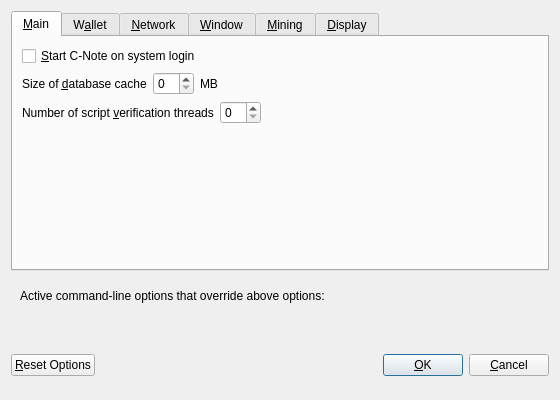
<?xml version="1.0" encoding="UTF-8"?>
<ui version="4.0">
 <class>OptionsDialog</class>
 <widget class="QDialog" name="OptionsDialog">
  <property name="geometry">
   <rect>
    <x>0</x>
    <y>0</y>
    <width>560</width>
    <height>400</height>
   </rect>
  </property>
  <property name="windowTitle">
   <string>Options</string>
  </property>
  <property name="modal">
   <bool>true</bool>
  </property>
  <layout class="QVBoxLayout" name="verticalLayout">
   <item>
    <widget class="QTabWidget" name="tabWidget">
     <property name="currentIndex">
      <number>0</number>
     </property>
     <widget class="QWidget" name="tabMain">
      <attribute name="title">
       <string>&amp;Main</string>
      </attribute>
      <layout class="QVBoxLayout" name="verticalLayout_Main">
       <item>
        <widget class="QCheckBox" name="bitcoinAtStartup">
         <property name="toolTip">
          <string>Automatically start C-Note after logging in to the system.</string>
         </property>
         <property name="text">
          <string>&amp;Start C-Note on system login</string>
         </property>
        </widget>
       </item>
       <item>
        <layout class="QHBoxLayout" name="horizontalLayout_2_Main">
         <item>
          <widget class="QLabel" name="databaseCacheLabel">
           <property name="text">
            <string>Size of &amp;database cache</string>
           </property>
           <property name="textFormat">
            <enum>Qt::PlainText</enum>
           </property>
           <property name="buddy">
            <cstring>databaseCache</cstring>
           </property>
          </widget>
         </item>
         <item>
          <widget class="QSpinBox" name="databaseCache"/>
         </item>
         <item>
          <widget class="QLabel" name="databaseCacheUnitLabel">
           <property name="text">
            <string>MB</string>
           </property>
           <property name="textFormat">
            <enum>Qt::PlainText</enum>
           </property>
          </widget>
         </item>
         <item>
          <spacer name="horizontalSpacer_2_Main">
           <property name="orientation">
            <enum>Qt::Horizontal</enum>
           </property>
           <property name="sizeHint" stdset="0">
            <size>
             <width>40</width>
             <height>20</height>
            </size>
           </property>
          </spacer>
         </item>
        </layout>
       </item>
       <item>
        <layout class="QHBoxLayout" name="horizontalLayout_3_Main">
         <item>
          <widget class="QLabel" name="threadsScriptVerifLabel">
           <property name="text">
            <string>Number of script &amp;verification threads</string>
           </property>
           <property name="textFormat">
            <enum>Qt::PlainText</enum>
           </property>
           <property name="buddy">
            <cstring>threadsScriptVerif</cstring>
           </property>
          </widget>
         </item>
         <item>
          <widget class="QSpinBox" name="threadsScriptVerif">
           <property name="toolTip">
            <string>(0 = auto, &lt;0 = leave that many cores free)</string>
           </property>
          </widget>
         </item>
         <item>
          <spacer name="horizontalSpacer_3_Main">
           <property name="orientation">
            <enum>Qt::Horizontal</enum>
           </property>
           <property name="sizeHint" stdset="0">
            <size>
             <width>40</width>
             <height>20</height>
            </size>
           </property>
          </spacer>
         </item>
        </layout>
       </item>
       <item>
        <spacer name="verticalSpacer_Main">
         <property name="orientation">
          <enum>Qt::Vertical</enum>
         </property>
         <property name="sizeHint" stdset="0">
          <size>
           <width>20</width>
           <height>40</height>
          </size>
         </property>
        </spacer>
       </item>
      </layout>
     </widget>
     <widget class="QWidget" name="tabWallet">
      <attribute name="title">
       <string>W&amp;allet</string>
      </attribute>
      <layout class="QVBoxLayout" name="verticalLayout_Wallet">
       <item>
        <widget class="QLabel" name="transactionFeeInfoLabel">
         <property name="text">
          <string>Optional transaction fee per kB that helps make sure your transactions are processed quickly. Most transactions are 1 kB.</string>
         </property>
         <property name="textFormat">
          <enum>Qt::PlainText</enum>
         </property>
         <property name="wordWrap">
          <bool>true</bool>
         </property>
        </widget>
       </item>
       <item>
        <layout class="QHBoxLayout" name="horizontalLayout_1_Wallet">
         <item>
          <widget class="QLabel" name="transactionFeeLabel">
           <property name="text">
            <string>Pay transaction &amp;fee</string>
           </property>
           <property name="textFormat">
            <enum>Qt::PlainText</enum>
           </property>
           <property name="buddy">
            <cstring>transactionFee</cstring>
           </property>
          </widget>
         </item>
         <item>
          <widget class="BitcoinAmountField" name="transactionFee"/>
         </item>
         <item>
          <spacer name="horizontalSpacer_1_Wallet">
           <property name="orientation">
            <enum>Qt::Horizontal</enum>
           </property>
           <property name="sizeHint" stdset="0">
            <size>
             <width>40</width>
             <height>20</height>
            </size>
           </property>
          </spacer>
         </item>
        </layout>
       </item>
       <item>
        <spacer name="verticalSpacer_Wallet">
         <property name="orientation">
          <enum>Qt::Vertical</enum>
         </property>
         <property name="sizeHint" stdset="0">
          <size>
           <width>20</width>
           <height>40</height>
          </size>
         </property>
        </spacer>
       </item>
       <item>
        <widget class="QGroupBox" name="groupBox">
         <property name="title">
          <string>Expert</string>
         </property>
         <layout class="QVBoxLayout" name="verticalLayout_2">
          <item>
           <widget class="QCheckBox" name="coinControlFeatures">
            <property name="toolTip">
             <string>Whether to show coin control features or not.</string>
            </property>
            <property name="text">
             <string>Enable coin &amp;control features</string>
            </property>
           </widget>
          </item>
          <item>
           <widget class="QCheckBox" name="spendZeroConfChange">
            <property name="toolTip">
             <string>If you disable the spending of unconfirmed change, the change from a transaction cannot be used until that transaction has at least one confirmation. This also affects how your balance is computed.</string>
            </property>
            <property name="text">
             <string>&amp;Spend unconfirmed change</string>
            </property>
           </widget>
          </item>
         </layout>
        </widget>
       </item>
      </layout>
     </widget>
     <widget class="QWidget" name="tabNetwork">
      <attribute name="title">
       <string>&amp;Network</string>
      </attribute>
      <layout class="QVBoxLayout" name="verticalLayout_Network">
       <item>
        <widget class="QCheckBox" name="mapPortUpnp">
         <property name="toolTip">
          <string>Automatically open the C-Note client port on the router. This only works when your router supports UPnP and it is enabled.</string>
         </property>
         <property name="text">
          <string>Map port using &amp;UPnP</string>
         </property>
        </widget>
       </item>
       <item>
        <widget class="QCheckBox" name="connectSocks">
         <property name="toolTip">
          <string>Connect to the C-Note network through a SOCKS proxy.</string>
         </property>
         <property name="text">
          <string>&amp;Connect through SOCKS proxy (default proxy):</string>
         </property>
        </widget>
       </item>
       <item>
        <layout class="QHBoxLayout" name="horizontalLayout_1_Network">
         <item>
          <widget class="QLabel" name="proxyIpLabel">
           <property name="text">
            <string>Proxy &amp;IP:</string>
           </property>
           <property name="textFormat">
            <enum>Qt::PlainText</enum>
           </property>
           <property name="buddy">
            <cstring>proxyIp</cstring>
           </property>
          </widget>
         </item>
         <item>
          <widget class="QValidatedLineEdit" name="proxyIp">
           <property name="minimumSize">
            <size>
             <width>140</width>
             <height>0</height>
            </size>
           </property>
           <property name="maximumSize">
            <size>
             <width>140</width>
             <height>16777215</height>
            </size>
           </property>
           <property name="toolTip">
            <string>IP address of the proxy (e.g. IPv4: 127.0.0.1 / IPv6: ::1)</string>
           </property>
          </widget>
         </item>
         <item>
          <widget class="QLabel" name="proxyPortLabel">
           <property name="text">
            <string>&amp;Port:</string>
           </property>
           <property name="textFormat">
            <enum>Qt::PlainText</enum>
           </property>
           <property name="buddy">
            <cstring>proxyPort</cstring>
           </property>
          </widget>
         </item>
         <item>
          <widget class="QLineEdit" name="proxyPort">
           <property name="minimumSize">
            <size>
             <width>55</width>
             <height>0</height>
            </size>
           </property>
           <property name="maximumSize">
            <size>
             <width>55</width>
             <height>16777215</height>
            </size>
           </property>
           <property name="toolTip">
            <string>Port of the proxy (e.g. 9050)</string>
           </property>
          </widget>
         </item>
         <item>
          <widget class="QLabel" name="socksVersionLabel">
           <property name="text">
            <string>SOCKS &amp;Version:</string>
           </property>
           <property name="textFormat">
            <enum>Qt::PlainText</enum>
           </property>
           <property name="buddy">
            <cstring>socksVersion</cstring>
           </property>
          </widget>
         </item>
         <item>
          <widget class="QValueComboBox" name="socksVersion">
           <property name="toolTip">
            <string>SOCKS version of the proxy (e.g. 5)</string>
           </property>
          </widget>
         </item>
         <item>
          <spacer name="horizontalSpacer_1_Network">
           <property name="orientation">
            <enum>Qt::Horizontal</enum>
           </property>
           <property name="sizeHint" stdset="0">
            <size>
             <width>40</width>
             <height>20</height>
            </size>
           </property>
          </spacer>
         </item>
        </layout>
       </item>
       <item>
        <spacer name="verticalSpacer_Network">
         <property name="orientation">
          <enum>Qt::Vertical</enum>
         </property>
         <property name="sizeHint" stdset="0">
          <size>
           <width>20</width>
           <height>40</height>
          </size>
         </property>
        </spacer>
       </item>
      </layout>
     </widget>
     <widget class="QWidget" name="tabWindow">
      <attribute name="title">
       <string>&amp;Window</string>
      </attribute>
      <layout class="QVBoxLayout" name="verticalLayout_Window">
       <item>
        <widget class="QCheckBox" name="minimizeToTray">
         <property name="toolTip">
          <string>Show only a tray icon after minimizing the window.</string>
         </property>
         <property name="text">
          <string>&amp;Minimize to the tray instead of the taskbar</string>
         </property>
        </widget>
       </item>
       <item>
        <widget class="QCheckBox" name="minimizeOnClose">
         <property name="toolTip">
          <string>Minimize instead of exit the application when the window is closed. When this option is enabled, the application will be closed only after selecting Quit in the menu.</string>
         </property>
         <property name="text">
          <string>M&amp;inimize on close</string>
         </property>
        </widget>
       </item>
       <item>
        <spacer name="verticalSpacer_Window">
         <property name="orientation">
          <enum>Qt::Vertical</enum>
         </property>
         <property name="sizeHint" stdset="0">
          <size>
           <width>20</width>
           <height>40</height>
          </size>
         </property>
        </spacer>
       </item>
      </layout>
     </widget>
     
     <widget class="QWidget" name="tabMining">
      <attribute name="title">
       <string>&amp;Mining</string>
      </attribute>
      <layout class="QVBoxLayout" name="verticalLayout_Mining">
      
       <item>
        <widget class="QCheckBox" name="checkboxMiningEnabled">
         <property name="toolTip">
          <string>&lt;html&gt;&lt;head/&gt;&lt;body&gt;&lt;p&gt;Whether to enabled C-Note mining by default.&lt;/p&gt;&lt;/body&gt;&lt;/html&gt;</string>
         </property>
         <property name="text">
          <string>&amp;Mining enabled</string>
         </property>
        </widget>
       </item>
       
       <item>
        <layout class="QHBoxLayout" name="horizontalLayout_2_Mining">        
         <item>
          <widget class="QLabel" name="labelMiningProcLimit">
           <property name="text">
            <string>&amp;Mining limit:</string>
           </property>
           <property name="textFormat">
            <enum>Qt::PlainText</enum>
           </property>
           <property name="buddy">
            <cstring>comboMiningProcLimit</cstring>
           </property>
          </widget>
         </item>
         <item>
          <widget class="QValueComboBox" name="comboMiningProcLimit">
           <property name="toolTip">
            <string>Choose the default mining intensity.</string>
           </property>
          </widget>
         </item>
        </layout>
       </item>
       <item>
        <spacer name="verticalSpacer_Display">
         <property name="orientation">
          <enum>Qt::Vertical</enum>
         </property>
         <property name="sizeHint" stdset="0">
          <size>
           <width>20</width>
           <height>40</height>
          </size>
         </property>
        </spacer>
       </item>
       
      </layout>
     </widget>
     
     
     <widget class="QWidget" name="tabDisplay">
      <attribute name="title">
       <string>&amp;Display</string>
      </attribute>
      <layout class="QVBoxLayout" name="verticalLayout_Display">
       <item>
        <layout class="QHBoxLayout" name="horizontalLayout_1_Display">
         <item>
          <widget class="QLabel" name="langLabel">
           <property name="text">
            <string>User Interface &amp;language:</string>
           </property>
           <property name="textFormat">
            <enum>Qt::PlainText</enum>
           </property>
           <property name="buddy">
            <cstring>lang</cstring>
           </property>
          </widget>
         </item>
         <item>
          <widget class="QValueComboBox" name="lang">
           <property name="toolTip">
            <string>The user interface language can be set here. This setting will take effect after restarting C-Note.</string>
           </property>
          </widget>
         </item>
        </layout>
       </item>
       <item>
        <layout class="QHBoxLayout" name="horizontalLayout_2_Display">
         <item>
          <widget class="QLabel" name="unitLabel">
           <property name="text">
            <string>&amp;Unit to show amounts in:</string>
           </property>
           <property name="textFormat">
            <enum>Qt::PlainText</enum>
           </property>
           <property name="buddy">
            <cstring>unit</cstring>
           </property>
          </widget>
         </item>
         <item>
          <widget class="QValueComboBox" name="unit">
           <property name="toolTip">
            <string>Choose the default subdivision unit to show in the interface and when sending coins.</string>
           </property>
          </widget>
         </item>
        </layout>
       </item>
       <item>
        <widget class="QCheckBox" name="displayAddresses">
         <property name="toolTip">
          <string>Whether to show C-Note addresses in the transaction list or not.</string>
         </property>
         <property name="text">
          <string>&amp;Display addresses in transaction list</string>
         </property>
        </widget>
       </item>
       <item>
        <layout class="QHBoxLayout" name="horizontalLayout_3_Display">
         <item>
          <widget class="QLabel" name="thirdPartyTxUrlsLabel">
           <property name="toolTip">
            <string>Third party URLs (e.g. a block explorer) that appear in the transactions tab as context menu items. %s in the URL is replaced by transaction hash. Multiple URLs are separated by vertical bar |.</string>
           </property>
           <property name="text">
            <string>Third party transaction URLs</string>
           </property>
           <property name="buddy">
            <cstring>thirdPartyTxUrls</cstring>
           </property>
          </widget>
         </item>
         <item>
          <widget class="QLineEdit" name="thirdPartyTxUrls">
           <property name="toolTip">
            <string>Third party URLs (e.g. a block explorer) that appear in the transactions tab as context menu items. %s in the URL is replaced by transaction hash. Multiple URLs are separated by vertical bar |.</string>
           </property>
          </widget>
         </item>
        </layout>
       </item>
       <item>
        <spacer name="verticalSpacer_Display">
         <property name="orientation">
          <enum>Qt::Vertical</enum>
         </property>
         <property name="sizeHint" stdset="0">
          <size>
           <width>20</width>
           <height>40</height>
          </size>
         </property>
        </spacer>
       </item>
      </layout>
     </widget>
    </widget>
   </item>
   <item>
    <widget class="QFrame" name="frame">
     <layout class="QVBoxLayout" name="verticalLayout_Bottom">
      <item>
       <layout class="QHBoxLayout" name="horizontalLayout_Bottom">
        <item>
         <widget class="QLabel" name="overriddenByCommandLineInfoLabel">
          <property name="text">
           <string>Active command-line options that override above options:</string>
          </property>
          <property name="textFormat">
           <enum>Qt::PlainText</enum>
          </property>
         </widget>
        </item>
        <item>
         <spacer name="horizontalSpacer_Bottom">
          <property name="orientation">
           <enum>Qt::Horizontal</enum>
          </property>
          <property name="sizeHint" stdset="0">
           <size>
            <width>40</width>
            <height>20</height>
           </size>
          </property>
         </spacer>
        </item>
       </layout>
      </item>
      <item>
       <widget class="QLabel" name="overriddenByCommandLineLabel">
        <property name="text">
         <string/>
        </property>
        <property name="textFormat">
         <enum>Qt::PlainText</enum>
        </property>
        <property name="wordWrap">
         <bool>true</bool>
        </property>
       </widget>
      </item>
     </layout>
    </widget>
   </item>
   <item>
    <layout class="QHBoxLayout" name="horizontalLayout_Buttons">
     <item>
      <widget class="QPushButton" name="resetButton">
       <property name="toolTip">
        <string>Reset all client options to default.</string>
       </property>
       <property name="text">
        <string>&amp;Reset Options</string>
       </property>
       <property name="autoDefault">
        <bool>false</bool>
       </property>
      </widget>
     </item>
     <item>
      <spacer name="horizontalSpacer_1">
       <property name="orientation">
        <enum>Qt::Horizontal</enum>
       </property>
       <property name="sizeHint" stdset="0">
        <size>
         <width>40</width>
         <height>48</height>
        </size>
       </property>
      </spacer>
     </item>
     <item>
      <widget class="QLabel" name="statusLabel">
       <property name="minimumSize">
        <size>
         <width>200</width>
         <height>0</height>
        </size>
       </property>
       <property name="font">
        <font>
         <weight>75</weight>
         <bold>true</bold>
        </font>
       </property>
       <property name="text">
        <string/>
       </property>
       <property name="textFormat">
        <enum>Qt::PlainText</enum>
       </property>
       <property name="wordWrap">
        <bool>true</bool>
       </property>
      </widget>
     </item>
     <item>
      <spacer name="horizontalSpacer_2">
       <property name="orientation">
        <enum>Qt::Horizontal</enum>
       </property>
       <property name="sizeHint" stdset="0">
        <size>
         <width>40</width>
         <height>48</height>
        </size>
       </property>
      </spacer>
     </item>
     <item>
      <widget class="QPushButton" name="okButton">
       <property name="text">
        <string>&amp;OK</string>
       </property>
      </widget>
     </item>
     <item>
      <widget class="QPushButton" name="cancelButton">
       <property name="text">
        <string>&amp;Cancel</string>
       </property>
       <property name="autoDefault">
        <bool>false</bool>
       </property>
      </widget>
     </item>
    </layout>
   </item>
  </layout>
 </widget>
 <customwidgets>
  <customwidget>
   <class>BitcoinAmountField</class>
   <extends>QLineEdit</extends>
   <header>bitcoinamountfield.h</header>
   <container>1</container>
  </customwidget>
  <customwidget>
   <class>QValidatedLineEdit</class>
   <extends>QLineEdit</extends>
   <header>qvalidatedlineedit.h</header>
  </customwidget>
  <customwidget>
   <class>QValueComboBox</class>
   <extends>QComboBox</extends>
   <header>qvaluecombobox.h</header>
  </customwidget>
 </customwidgets>
 <resources/>
 <connections/>
</ui>
